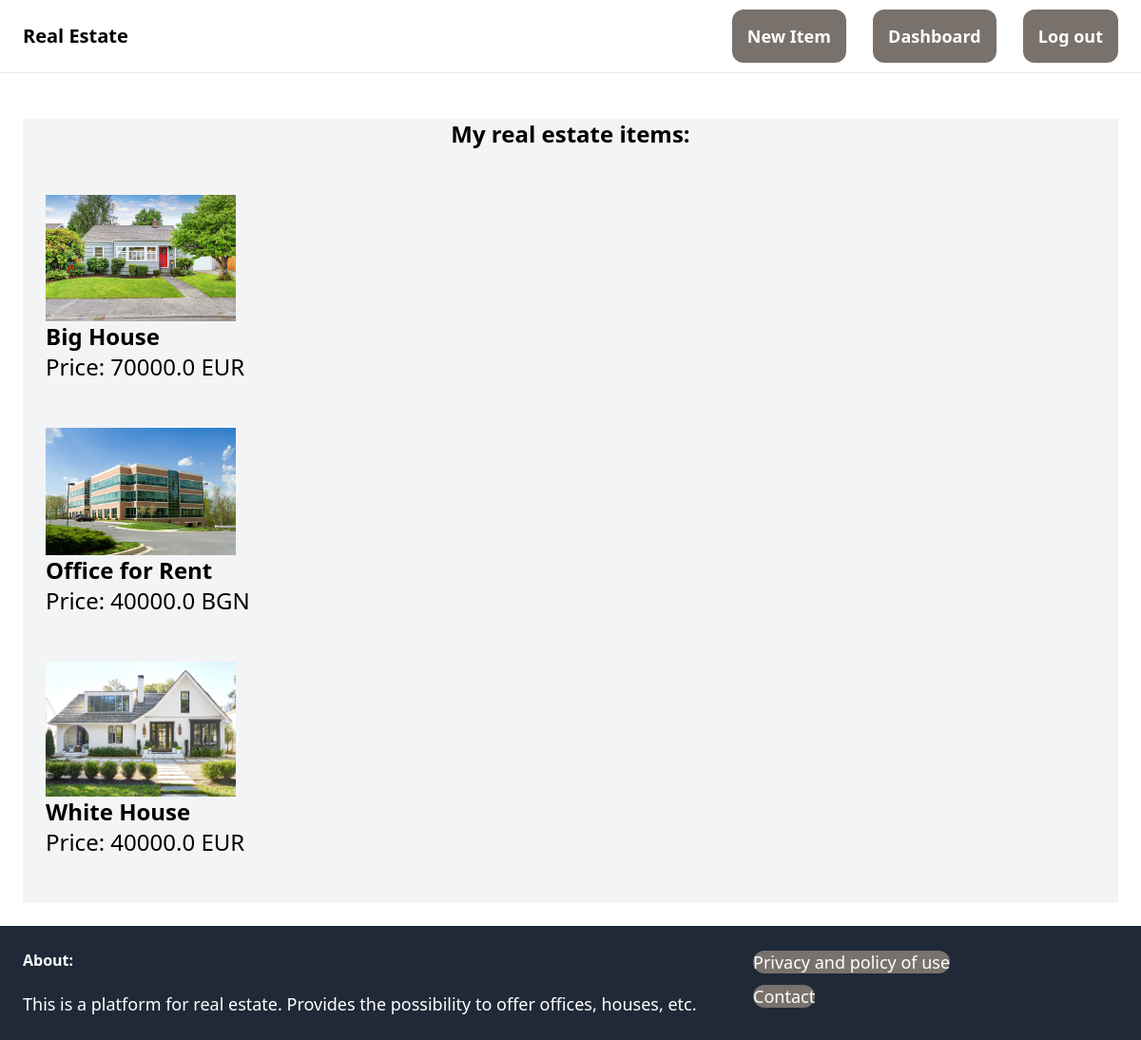
The page /dashboard/ (signed in) on the database its author committed.
### item/models.py (models this page shows, shortened)
class Item(models.Model):
    catergory_id = models.ForeignKey(Catergory, related_name='items',on_delete=models.CASCADE)
    name = models.CharField(max_length=255)
    descripion = models.TextField(blank=True, null=True)
    price = models.FloatField()
    currency_value = models.ForeignKey(Currency, related_name='items',on_delete=models.CASCADE, null=True)
    image = models.ImageField(blank=True, null=True)
    contact_info = models.CharField(max_length=255)
    created_by = models.ForeignKey(User, related_name='items',on_delete=models.CASCADE)
    created_at = models.DateTimeField(auto_now_add=True)

class Currency(models.Model):
    name = models.CharField(max_length=5)
    class Meta:
        verbose_name_plural = 'Currency'
    def __str__(self):
        return self.name

### dashboard/views.py (the view)
# urls.py: path('', views.index, name='idnex'),
@login_required
def index(request):
    items = Item.objects.filter(created_by=request.user)
    return render(request, 'dashboard/index.html', {
        'items': items,
    })

### dashboard/templates/dashboard/index.html
{% extends 'core/base.html' %}
{% block content %}
  <div class="mt-6 px-6 bg-gray-100">
    <h2 class="mb-12 text-2xl text-center font-semibold">My real estate items:</h2>
    <div>
      {% for item in items %}
        <div>
          <a href="{% url 'item:detail' item.id %}">
            <img height=200px width=200px src="{{item.image.url}}" alt="Not found">
            <h2 class ="text-2xl font-semibold">{{item.name}}</h2>
            <h2 class ="text-2xl">Price: {{item.price}} {{item.currency_value}}</h2>
            <br>
          </a>
        </div>
        <br>
      {% endfor %}
    </div>
  </div>
{% endblock %}

### rows shown on the page
Item: image (picture), name "Big House", price "70000.0", currency_value "EUR"
Item: image (picture), name "Office for Rent", price "40000.0", currency_value "BGN"
Item: image (picture), name "White House", price "40000.0", currency_value "EUR"
